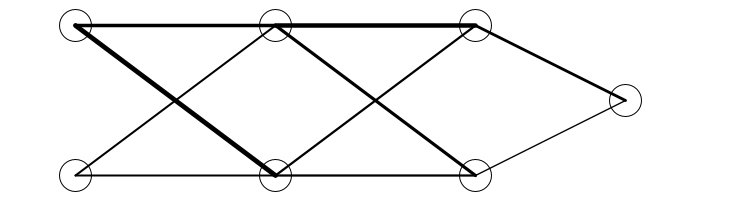
Frame 1 (no input)
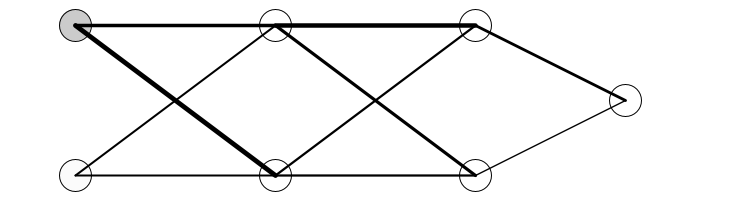
Frame 60 (the mouse pressed at the canvas centre just before this capture)
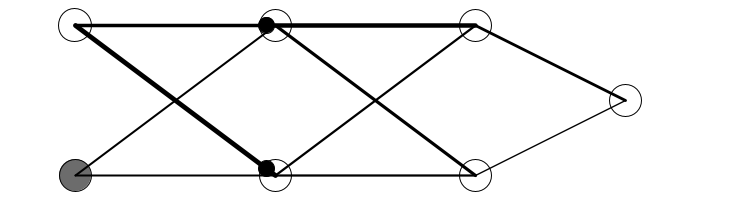
Frame 120 (the mouse held since frame 60 and released just before this capture)

The Processing sketch that drew these frames (run headless with seeded random() and noise(); from frame 60 on, the mouse is pressed at the canvas centre):

// Processing sketch: Exercise_10_5_LayeredNetworkAnimation
// ── Exercise_10_5_LayeredNetworkAnimation.pde
// The Nature of Code
// Daniel Shiffman
// http://natureofcode.com

// An animated drawing of a Neural Network

Network network;

void setup() {
  size(750,200); 
  // Create the Network object
  network = new Network(width/2, height/2);

  int layers = 3;
  int inputs = 2;

  Neuron output = new Neuron(250, 0);
  for (int i = 0; i < layers; i++) {
    for (int j = 0; j < inputs; j++) {
      float x = map(i, 0, layers, -300, 300);
      float y = map(j, 0, inputs-1, -75, 75);
      Neuron n = new Neuron(x, y);
      if (i > 0) {
        for (int k = 0; k < inputs; k++) {
          Neuron prev = network.neurons.get(network.neurons.size()-inputs+k-j); 
          network.connect(prev, n, random(1));
        }
      }
      if (i == layers-1) {
        network.connect(n, output, random(1));
      }
      network.addNeuron(n);
    }
  } 
  network.addNeuron(output);
}

void draw() {
  background(255);
  // Update and display the Network
  network.update();
  network.display();

  // Every 30 frames feed in an input
  if (frameCount % 30 == 0) {
    network.feedforward(random(1),random(1));
  }
}


// ── Connection.pde
// An animated drawing of a Neural Network
// Daniel Shiffman <http://www.shiffman.net>
// Nature of Code

class Connection {
  // Connection is from Neuron A to B
  Neuron a;
  Neuron b;
  
  // Connection has a weight
  float weight;

  // Variables to track the animation
  boolean sending = false;
  PVector sender;
  
  // Need to store the output for when its time to pass along
  float output = 0;

  Connection(Neuron from, Neuron to, float w) {
    weight = w;
    a = from;
    b = to;
  }
  
  
  // The Connection is active
  void feedforward(float val) {
    output = val*weight;        // Compute output
    sender = a.location.get();  // Start animation at Neuron A
    sending = true;             // Turn on sending
  }
  
  // Update traveling sender
  void update() {
    if (sending) {
      // Use a simple interpolation
      sender.x = lerp(sender.x, b.location.x, 0.1);
      sender.y = lerp(sender.y, b.location.y, 0.1);
      float d = PVector.dist(sender, b.location);
      // If we've reached the end
      if (d < 1) {
        // Pass along the output!
        b.feedforward(output);
        sending = false;
      }
    }
  }
  
  // Draw line and traveling circle
  void display() {
    stroke(0);
    strokeWeight(1+weight*4);
    line(a.location.x, a.location.y, b.location.x, b.location.y);

    if (sending) {
      fill(0);
      strokeWeight(1);
      ellipse(sender.x, sender.y, 16, 16);
    }
  }
}


// ── Network.pde
// The Nature of Code
// Daniel Shiffman
// http://natureofcode.com

// An animated drawing of a Neural Network

class Network {
  
  // The Network has a list of neurons
  ArrayList<Neuron> neurons;
  
  // The Network now keeps a duplicate list of all Connection objects.
  // This makes it easier to draw everything in this class
  ArrayList<Connection> connections;
  PVector location;

  Network(float x, float y) {
    location = new PVector(x, y);
    neurons = new ArrayList<Neuron>();
    connections = new ArrayList<Connection>();
  }

  // We can add a Neuron
  void addNeuron(Neuron n) {
    neurons.add(n);
  }

  // We can connection two Neurons
  void connect(Neuron a, Neuron b, float weight) {
    Connection c = new Connection(a, b, weight);
    a.addConnection(c);
    // Also add the Connection here
    connections.add(c);
  } 
  
  // Sending an input to the first Neuron
  // We should do something better to track multiple inputs
  void feedforward(float input1, float input2) {
    Neuron n1 = neurons.get(0);
    n1.feedforward(input1);
    
    Neuron n2 = neurons.get(1);
    n2.feedforward(input2);
    
  }
  
  // Update the animation
  void update() {
    for (Connection c : connections) {
      c.update();
    }
  }
  
  // Draw everything
  void display() {
    pushMatrix();
    translate(location.x, location.y);
    for (Neuron n : neurons) {
      n.display();
    }

    for (Connection c : connections) {
      c.display();
    }
    popMatrix();
  }
}


// ── Neuron.pde
// Daniel Shiffman
// The Nature of Code
// http://natureofcode.com

// An animated drawing of a Neural Network

class Neuron {
  // Neuron has a location
  PVector location;

  // Neuron has a list of connections
  ArrayList<Connection> connections;
  
  // We now track the inputs and sum them
  float sum = 0;
  
  // The Neuron's size can be animated
  float r = 32;
  
  Neuron(float x, float y) {
    location = new PVector(x, y);
    connections = new ArrayList<Connection>();
  }

  // Add a Connection
  void addConnection(Connection c) {
    connections.add(c);
  } 
  
  // Receive an input
  void feedforward(float input) {
    // Accumulate it
    sum += input;
    // Activate it?
    if (sum > 1) {
      fire();
      sum = 0;  // Reset the sum to 0 if it fires
    } 
  }
  
  // The Neuron fires
  void fire() {
    r = 64;   // It suddenly is bigger
    
    // We send the output through all connections
    for (Connection c : connections) {
       c.feedforward(sum);
    } 
  }
  
  // Draw it as a circle
  void display() {
    stroke(0);
    strokeWeight(1);
    // Brightness is mapped to sum
    float b = map(sum,0,1,255,0);
    fill(b);
    ellipse(location.x, location.y, r, r);
    
    // Size shrinks down back to original dimensions
    r = lerp(r,32,0.1);
  }
}
